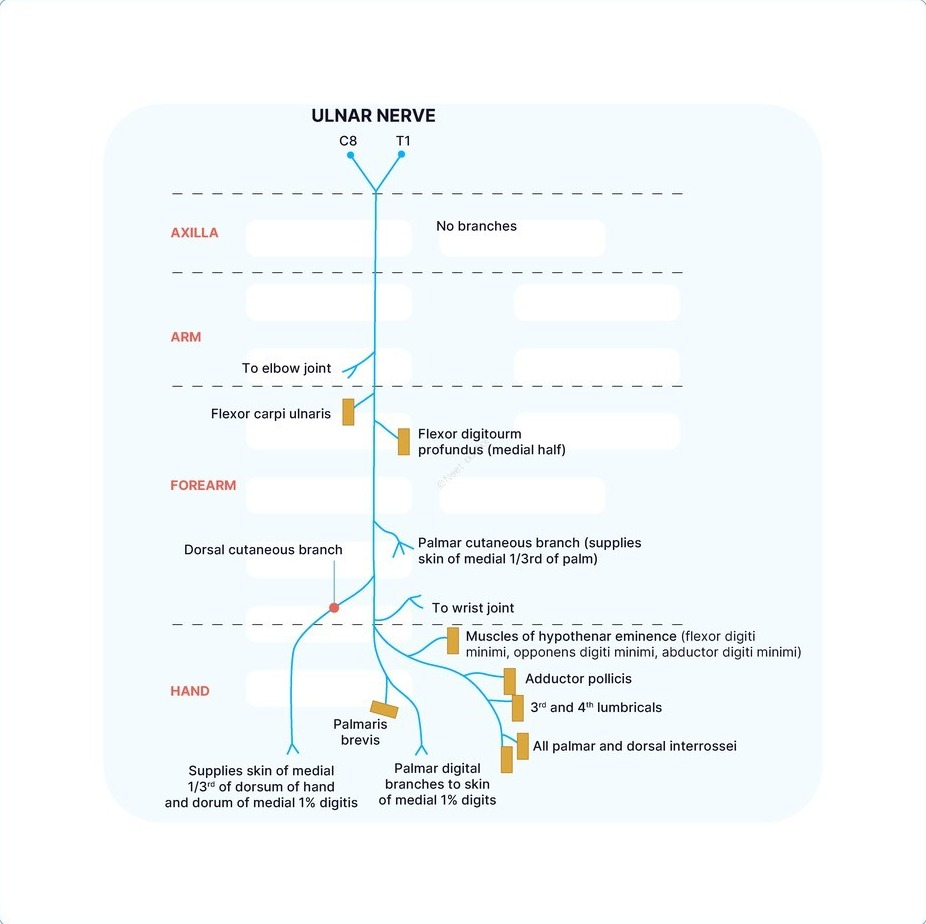
#> input picture app/src/main/assets/marrow_visuals/4db32c4ac90b9d939096e859ec9670d4c6a2506c5ba5608f2a5d249df7186c2a.jpg, 926 x 924 px
$ python -i figure_trim.py   (imports and definitions only)
#> lines starting #> are read from the running program, lines starting #| are printed output that depends on the picture
#!/usr/bin/env python3
"""Trim extraction borders (frame lines, black bars, padding) from figure JPEGs.

From each side inward: cross the outer white/black margin, then at most one thin
frame line, then any black bar right inside it, and stop. Whitespace inside a frame
is the figure's own and stays. Without a frame, white margin is cut down to PAD px.

Used when importing extracted QBank figures (tools/build_prepladder_microbiology_bank.py
and the Marrow Microbiology visuals). Committed figures are already trimmed; the app
build never re-trims.

  python3 tools/figure_trim.py <file.jpg>...   # print the crop box each file would get
"""
import shutil
import sys
from pathlib import Path

import numpy as np
from PIL import Image

TOL = 22          # per-channel distance from the line median that still counts as uniform
SHARE = 0.985     # share of a line's pixels that must be uniform
INSET = 0.10      # ignore this share at each end of a line (rounded frame corners)
MAX_TRIM = 0.30   # never cut more than this share of a side
PAD = 6           # white margin kept around frameless content
FRAME = 4         # thickest line run treated as a frame
INK = 90          # a deviation this strong is a mark, never JPEG noise


def kind(med):
    if med.min() >= 238 and med.max() - med.min() <= 12: return "white"
    if med.max() <= 45 and med.max() - med.min() <= 20: return "black"
    if med.max() - med.min() <= 20: return "neutral"
    return "colour"


def line_kinds(a, side, limit):
    h, w = a.shape[:2]
    out = []
    for i in range(limit):
        if side == "t": px = a[i, :]
        elif side == "b": px = a[h - 1 - i, :]
        elif side == "l": px = a[:, i]
        else: px = a[:, w - 1 - i]
        m = len(px); lo = int(m * INSET); px = px[lo:m - lo]
        med = np.median(px, axis=0)
        dev = np.abs(px - med).max(axis=1)
        # Any strong ink (a letter stroke in a tall white column) makes the line content.
        uniform = (dev <= TOL).mean() >= SHARE and dev.max() <= INK
        out.append(kind(med) if uniform else "content")
    return out + ["content"]


def cut_side(a, side):
    n = a.shape[0] if side in "tb" else a.shape[1]
    limit = int(n * MAX_TRIM)
    ks = line_kinds(a, side, limit)
    i = 0
    while ks[i] in ("white", "black"):
        i += 1
    margin_end = i
    j = i
    while ks[j] in ("neutral", "colour"):
        j += 1
    run = j - i
    if 0 < run <= FRAME and ks[j] != "content":
        i = j  # crossed a frame line that has space inside it
        while ks[i] == "black":
            i += 1
        return i if i < limit else 0
    if margin_end >= limit:
        return 0  # a plain field to the limit is content, not margin
    # Frameless (or a thin grey line hugging content, which is the figure's own
    # edge): keep PAD px of white margin, cut black margin entirely.
    keep = 0
    while keep < PAD and margin_end - keep - 1 >= 0 and ks[margin_end - keep - 1] == "white":
        keep += 1
    return margin_end - keep


def trim_box(img):
    a = np.asarray(img.convert("RGB")).astype(np.int16)
    h, w = a.shape[:2]
    c = {side: cut_side(a, side) for side in "tblr"}
    box = (c["l"], c["t"], w - c["r"], h - c["b"])
    if box[2] - box[0] < w * 0.4 or box[3] - box[1] < h * 0.4:
        return (0, 0, w, h)
    return box


def trim_file(src: Path, dst: Path) -> tuple[int, int, int, int] | None:
    """Write the trimmed figure to dst; an untouched figure is copied byte for byte."""
#> called with dst = 'out.png'
    with Image.open(src) as img:
#> img is the input picture: PIL image 926x924 RGB; mean R, G, B 244.8, 248.9, 250.1
        img.load()
        box = trim_box(img)
#> the loop in line_kinds, `for i in range(limit):` made 277 passes
#> med on passes 1 to 3: [249, 253, 254], [251, 255, 255], [251, 255, 254]
#> after the loop in line_kinds, `for i in range(limit):`: out = 277 items, first 6: 'white', 'white', 'white', 'white', 'white', 'white'
#> in cut_side, `ks = line_kinds(a, side, limit)`: ks = 278 items, first 6: 'white', 'white', 'white', 'white', 'white', 'white'
#> the loop in cut_side, `while ks[i] in ("white", "black"):` made 108 passes
#> after the loop in cut_side, `while ks[i] in ("white", "black"):`: i = 108
#> in cut_side, `run = j - i`: run = 0
#> the loop in cut_side, `while keep < PAD and margin_end - keep - 1 >= 0 and ks[margin_end - ke..` made 6 passes
#> after the loop in cut_side, `while keep < PAD and margin_end - keep - 1 >= 0 and ks[margin_end - ke..`: keep = 6
#> the loop in line_kinds (call 2), `for i in range(limit):` made 277 passes
#> med on passes 1 to 3: [251, 255, 255], [251, 255, 255], [254, 255, 255]
#> the loop in cut_side (call 2), `while ks[i] in ("white", "black"):` made 114 passes
#> the loop in cut_side (call 2), `while keep < PAD and margin_end - keep - 1 >= 0 and ks[margin_end - ke..` made 6 passes
        if box == (0, 0, img.width, img.height):
            shutil.copyfile(src, dst)
            return None
        img.convert("RGB").crop(box).save(dst, "JPEG", quality=92, optimize=True)
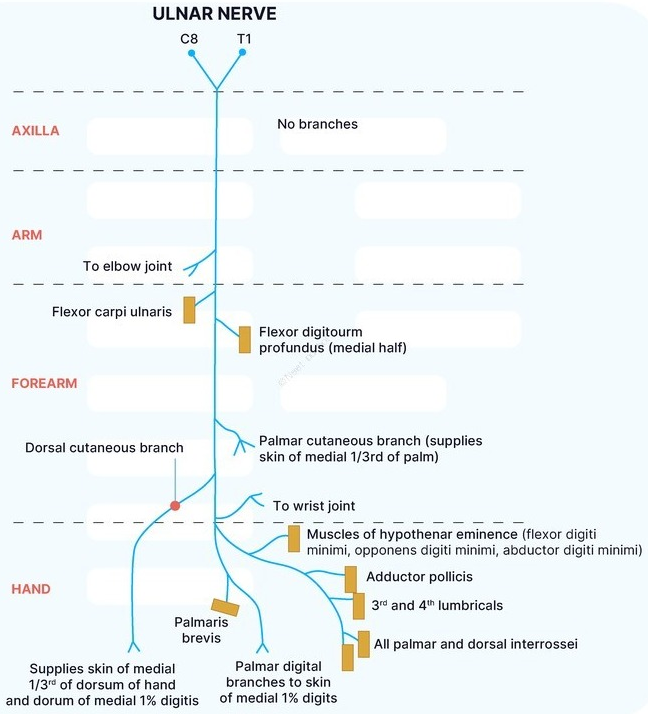
#> saved as out.png: PIL image 648x714 RGB; mean R, G, B 237.7, 244.2, 246.1
        return box


# [4 lines not run here, left out]

>>> result = trim_file('../app/src/main/assets/marrow_visuals/4db32c4ac90b9d939096e859ec9670d4c6a2506c5ba5608f2a5d249df7186c2a.jpg', 'out.png')

$ run again, on app/src/main/assets/marrow_visuals/c2496c276986f56f2fe6558f4ddd0fd9edb77cde3f2378c4c8a31e29d2fd2123.jpg
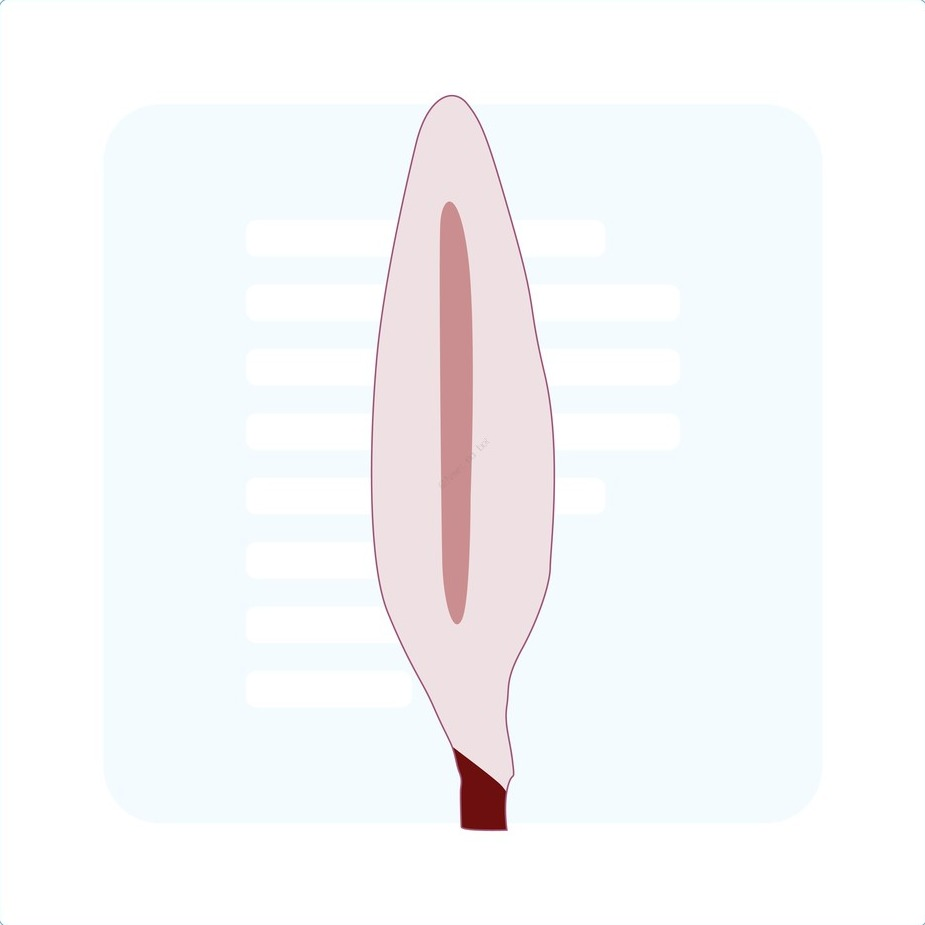
#> input picture app/src/main/assets/marrow_visuals/c2496c276986f56f2fe6558f4ddd0fd9edb77cde3f2378c4c8a31e29d2fd2123.jpg, 925 x 925 px
#> in trim_file, img is the input picture: PIL image 925x925 RGB; mean R, G, B 246.9, 247.7, 249.4
#> the loop in line_kinds, `for i in range(limit):` made 277 passes
#> med on passes 1 to 3: [246, 255, 252], [249, 255, 253], [252, 255, 255]
#> after the loop in line_kinds, `for i in range(limit):`: out = 277 items, first 6: 'white', 'white', 'white', 'white', 'white', 'white'
#> ks = 278 items, first 6: 'white', 'white', 'white', 'white', 'white', 'white'
#> the loop in cut_side, `while ks[i] in ("white", "black"):` made 95 passes
#> after the loop in cut_side, `while ks[i] in ("white", "black"):`: i = 95
#> run = 0
#> the loop in cut_side, `while keep < PAD and margin_end - keep - 1 >= 0 and ks[margin_end - ke..` made 6 passes
#> after the loop in cut_side, `while keep < PAD and margin_end - keep - 1 >= 0 and ks[margin_end - ke..`: keep = 6
#> the loop in line_kinds (call 2), `for i in range(limit):` made 277 passes
#> med on passes 1 to 3: [251, 255, 255], [254, 255, 255], [254, 255, 255]
#> the loop in cut_side (call 2), `while ks[i] in ("white", "black"):` made 94 passes
#> the loop in cut_side (call 2), `while keep < PAD and margin_end - keep - 1 >= 0 and ks[margin_end - ke..` made 6 passes
#> in trim_file, `img.convert("RGB").crop(box).save(dst, "JPEG", quality=92, optimize=Tr..`:
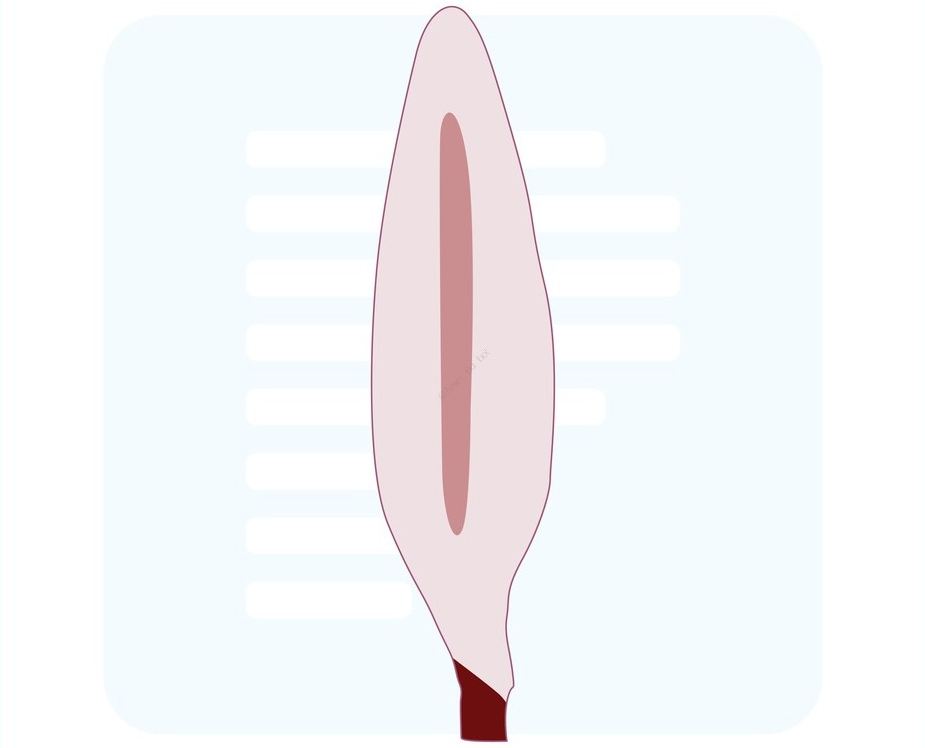
#> saved as out.png: PIL image 925x748 RGB; mean R, G, B 245.1, 246, 248.1

$ run again, on app/src/main/assets/marrow_visuals/cf48cc2aeb9d52fcb66b6cc7c655d30080bc1c82ae9a66d33f8bbd8e9e292617.jpg
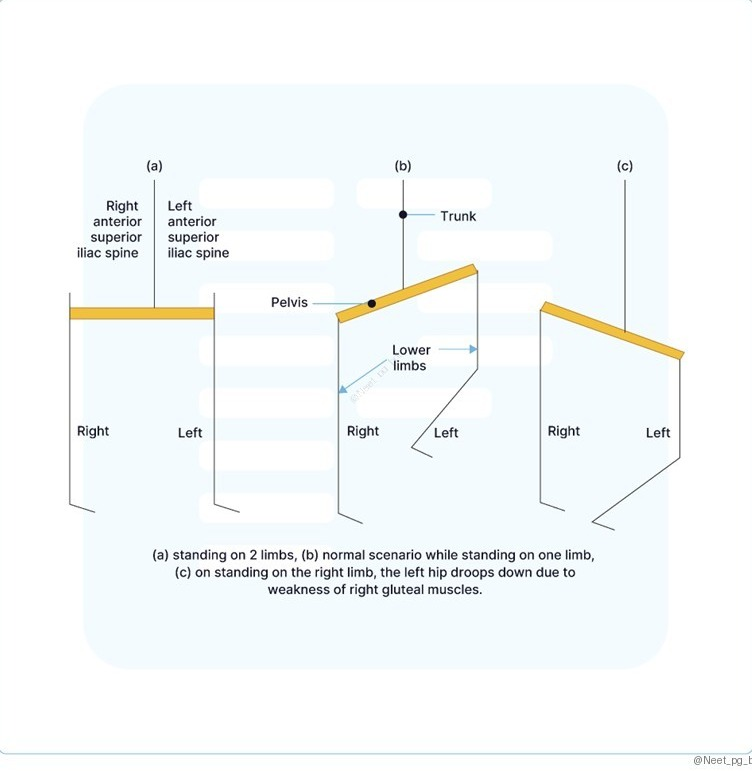
#> input picture app/src/main/assets/marrow_visuals/cf48cc2aeb9d52fcb66b6cc7c655d30080bc1c82ae9a66d33f8bbd8e9e292617.jpg, 752 x 771 px
#> in trim_file, img is the input picture: PIL image 752x771 RGB; mean R, G, B 245.7, 249.2, 249.7
#> the loop in line_kinds, `for i in range(limit):` made 231 passes
#> med on passes 1 to 3: [254, 254, 254], [254, 254, 254], [255, 255, 255]
#> after the loop in line_kinds, `for i in range(limit):`: out = 231 items, first 6: 'white', 'white', 'white', 'white', 'white', 'white'
#> ks = 232 items, first 6: 'white', 'white', 'white', 'white', 'white', 'white'
#> after the loop in cut_side, `while ks[i] in ("white", "black"):`: i = 160
#> run = 0
#> the loop in cut_side, `while keep < PAD and margin_end - keep - 1 >= 0 and ks[margin_end - ke..` made 6 passes
#> after the loop in cut_side, `while keep < PAD and margin_end - keep - 1 >= 0 and ks[margin_end - ke..`: keep = 6
#> the loop in line_kinds (call 2), `for i in range(limit):` made 231 passes
#> med on passes 1 to 3: [255, 255, 253], [255, 255, 253], [255, 255, 254]
#> the loop in cut_side (call 2), `while ks[i] in ("white", "black"):` made 16 passes
#> the loop in cut_side (call 2), `while ks[j] in ("neutral", "colour"):` made 3 passes
#> in trim_file, `img.convert("RGB").crop(box).save(dst, "JPEG", quality=92, optimize=Tr..`:
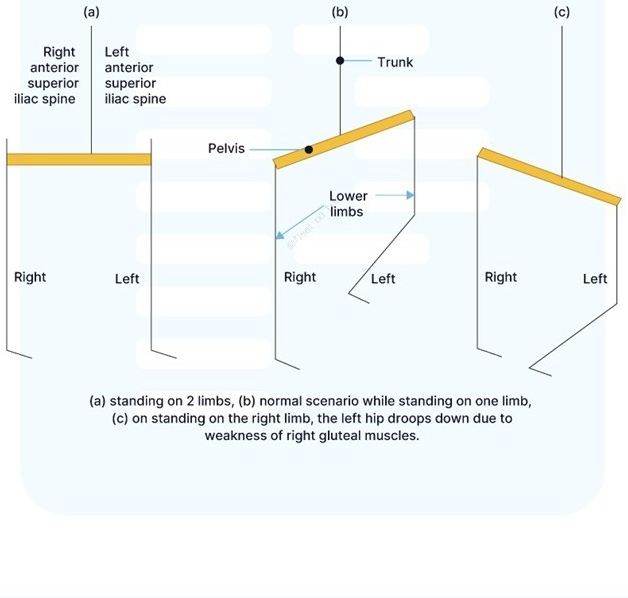
#> saved as out.png: PIL image 628x598 RGB; mean R, G, B 242.3, 246.7, 247.1

$ run again, on app/src/main/assets/marrow_visuals/d94895cace513dd5619bdbac29f493586c3e8cf7d9c274f00d9edfedfa81dd3a.jpg
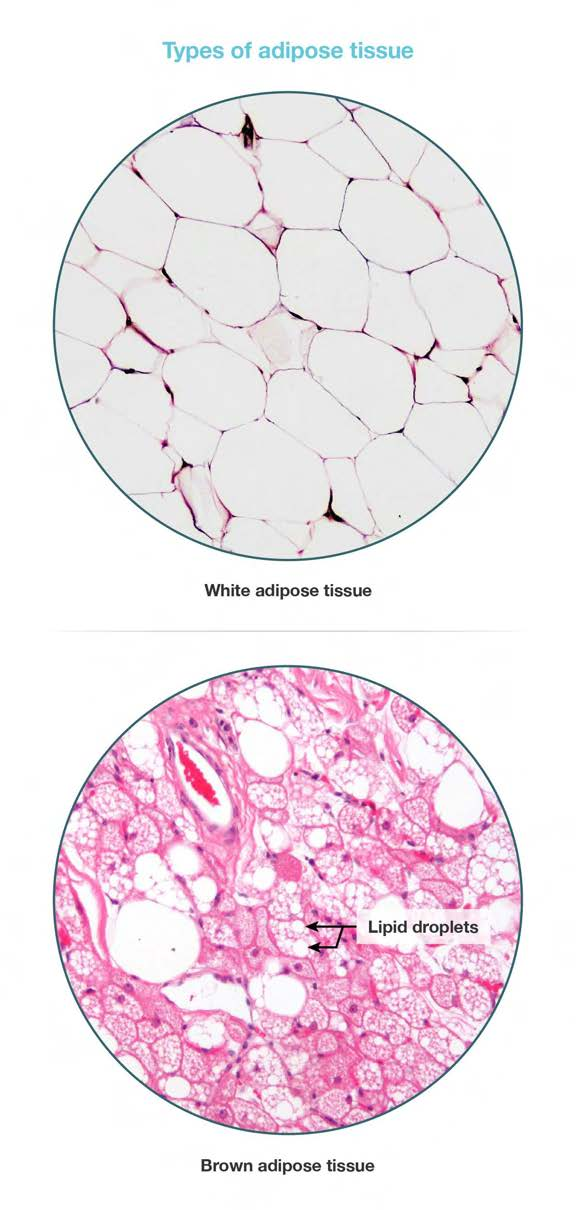
#> input picture app/src/main/assets/marrow_visuals/d94895cace513dd5619bdbac29f493586c3e8cf7d9c274f00d9edfedfa81dd3a.jpg, 576 x 1210 px
#> in trim_file, img is the input picture: PIL image 576x1210 RGB; mean R, G, B 241.3, 228.1, 235.8
#> the loop in line_kinds, `for i in range(limit):` made 363 passes
#> (med, uniform) on passes 1 to 3: ([255, 255, 255], True), ([255, 255, 255], True), ([255, 255, 255], True)
#> after the loop in line_kinds, `for i in range(limit):`: out = 363 items, first 6: 'white', 'white', 'white', 'white', 'white', 'white'
#> ks = 364 items, first 6: 'white', 'white', 'white', 'white', 'white', 'white'
#> the loop in cut_side, `while ks[i] in ("white", "black"):` made 41 passes
#> after the loop in cut_side, `while ks[i] in ("white", "black"):`: i = 41
#> run = 0
#> the loop in cut_side, `while keep < PAD and margin_end - keep - 1 >= 0 and ks[margin_end - ke..` made 6 passes
#> after the loop in cut_side, `while keep < PAD and margin_end - keep - 1 >= 0 and ks[margin_end - ke..`: keep = 6
#> the loop in line_kinds (call 2), `for i in range(limit):` made 363 passes
#> uniform on passes 1 to 3: True, True, True
#> the loop in cut_side (call 2), `while ks[i] in ("white", "black"):` made 35 passes
#> the loop in cut_side (call 2), `while keep < PAD and margin_end - keep - 1 >= 0 and ks[margin_end - ke..` made 6 passes
#> in trim_file, `img.convert("RGB").crop(box).save(dst, "JPEG", quality=92, optimize=Tr..`:
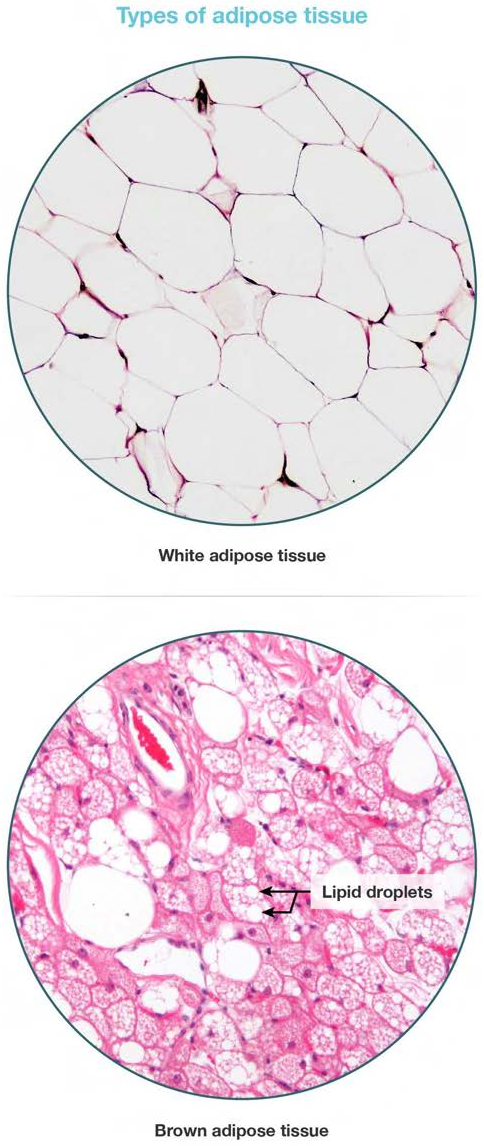
#> saved as out.png: PIL image 484x1146 RGB; mean R, G, B 237.8, 221.2, 230.9
